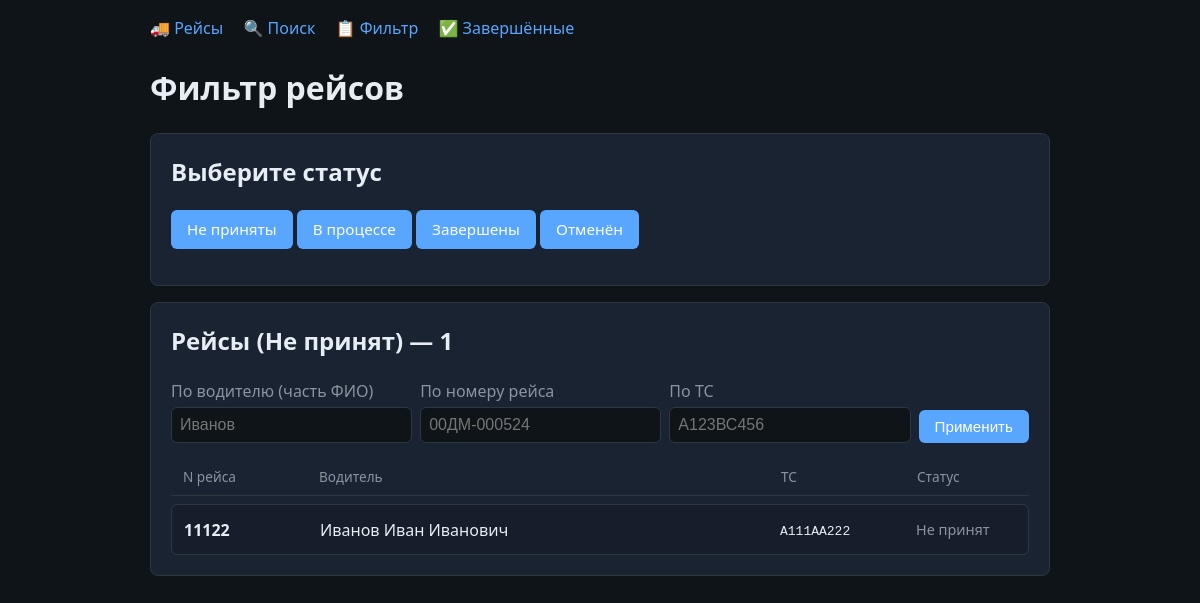
/admin/routes/filter?status=new, run on the app's committed database.
### tables this page shows
CREATE TABLE "Route" (
	"id"	TEXT,
	"tg_id"	INTEGER,
	"points"	TEXT,
	"status"	TEXT
, number_auto TEXT DEFAULT '', temperature TEXT DEFAULT '', dispatcher_contacts TEXT DEFAULT '', registration_number TEXT DEFAULT '', trailer_number TEXT DEFAULT '');

CREATE TABLE "Users" (
	"tg_id"	TEXT,
	"name"	TEXT,
	"phone"	TEXT,
	"role"	TEXT,
	"status"	TEXT
);

### api/admin_routes_web.py (the view)
@router.get("/routes/filter", response_class=HTMLResponse)
async def route_filter(request: Request, _=Depends(require_admin)):
    user_repo, route_repo = _get_repos()
    status = request.query_params.get("status", "").strip()
    driver = request.query_params.get("driver", "").strip()
    route_id = request.query_params.get("route_id", "").strip()
    number_auto = request.query_params.get("number_auto", "").strip().upper()
    status_text = STATUS_TEXTS.get(status, status)
    routes = []
    if status:
        routes = route_repo.get_routes_by_status(status)
        if driver and len(driver) >= 2:
            users = user_repo.search_drivers_by_name_part(driver, limit=15)
            tg_ids = {u.tg_id for u in users}
            routes = [r for r in routes if r.tg_id in tg_ids]
        if route_id:
            routes = [r for r in routes if r.id == route_id]
        if number_auto:
            routes = [r for r in routes if (r.number_auto or "").strip().upper() == number_auto]
    driver_names = {r.tg_id: get_driver_name(user_repo, r.tg_id) for r in routes}
    req_ctx = {"driver": driver, "route_id": route_id, "number_auto": number_auto}
    return templates.TemplateResponse(
        "route_filter.html",
        {
            "request": request,
            "status": status,
            "status_text": status_text,
            "routes": routes,
            "driver_names": driver_names,
            "status_texts": STATUS_TEXTS,
            "req_ctx": req_ctx,
        },
    )

### api/templates/route_filter.html (shortened to what this page needs)
{% extends "base.html" %}
{% block content %}
<h1>Фильтр рейсов</h1>
<div class="card">
    <h2>Выберите статус</h2>
    <p>
        <a href="/admin/routes/filter?status=new" class="btn">Не приняты</a>
        <a href="/admin/routes/filter?status=process" class="btn">В процессе</a>
        <a href="/admin/routes/filter?status=success" class="btn">Завершены</a>
        <a href="/admin/routes/filter?status=cancelled" class="btn">Отменён</a>
    </p>
</div>
{% if status and routes is defined %}
<div class="card">
    <h2>Рейсы ({{ status_text }}) — {{ routes|length }}</h2>
    <form method="get" action="/admin/routes/filter" style="margin-bottom: 1rem;">
        <div class="form-group" style="display: flex; gap: 0.5rem; align-items: flex-end;">
            <div style="flex: 1;">
                <label>По водителю (часть ФИО)</label>
                <input type="text" name="driver" placeholder="Иванов" value="{{ req_ctx.driver or '' }}">
            </div>
            <div style="flex: 1;">
                <label>По номеру рейса</label>
                <input type="text" name="route_id" placeholder="00ДМ-000524" value="{{ req_ctx.route_id or '' }}">
            </div>
            <div style="flex: 1;">
                <label>По ТС</label>
                <input type="text" name="number_auto" placeholder="А123ВС456" value="{{ req_ctx.number_auto or '' }}">
            </div>
            <div>
                <button type="submit" class="btn">Применить</button>
            </div>
        </div>
    </form>
    {% if routes %}
    <div class="route-cards">
        <div class="route-cards-header">
            <span>N рейса</span><span>Водитель</span><span>ТС</span><span>Статус</span>
        </div>
        {% for r in routes %}
        <a href="/admin/routes/{{ r.id }}" class="route-card">
            <span class="route-id">{{ r.id }}</span>
            <span>{{ driver_names.get(r.tg_id, 'Неизвестно') }}</span>
            <span><code>{{ r.number_auto or '—' }}</code></span>
            <span class="route-meta">{{ status_texts.get(r.status, r.status) }}</span>
        </a>
        {% endfor %}
    </div>
    {% else %}
    <p>Рейсы не найдены.</p>
    {% endif %}
</div>
{% endif %}
{% endblock %}

### api/templates/base.html (style rules this page uses)
:root { --bg: #0f1419; --bg-card: #1a2332; --text: #e6edf3; --text-muted: #8b949e; --accent: #58a6ff; --accent-hover: #79b8ff; --danger: #f85149; --success: #3fb950; --border: #30363d; }
* { box-sizing: border-box; }
body { font-family: 'Segoe UI', system-ui, sans-serif; background: var(--bg); color: var(--text); margin: 0; padding: 1rem; line-height: 1.5; }
a { color: var(--accent); text-decoration: none; }
.card { background: var(--bg-card); border: 1px solid var(--border); border-radius: 8px; padding: 1.25rem; margin-bottom: 1rem; }
h1, h2 { margin-top: 0; }
.btn { display: inline-block; padding: 0.5rem 1rem; background: var(--accent); color: #fff; border: none; border-radius: 6px; cursor: pointer; font-size: 0.95rem; }
.form-group { margin-bottom: 1rem; }
.form-group label { display: block; margin-bottom: 0.25rem; color: var(--text-muted); }
input, select, textarea { width: 100%; padding: 0.5rem; background: var(--bg); border: 1px solid var(--border); border-radius: 6px; color: var(--text); font-size: 1rem; }
.route-meta { font-size: 0.9rem; color: var(--text-muted); }
.route-cards { display: flex; flex-direction: column; gap: 0.5rem; }
.route-cards-header { display: grid; grid-template-columns: 120px 1fr 120px 100px; gap: 1rem; padding: 0.5rem 0.75rem; color: var(--text-muted); font-size: 0.85rem; border-bottom: 1px solid var(--border); }
.route-card { display: grid; grid-template-columns: 120px 1fr 120px 100px; gap: 1rem; align-items: center; padding: 0.75rem; background: rgba(0,0,0,0.15); border-radius: 6px; border: 1px solid var(--border); text-decoration: none; color: inherit; }
.route-card .route-id { font-weight: 600; }

### data on the page
Route: id "11122", number_auto "А111АА222", get "Не принят"
Users: get "Иванов Иван Иванович"

### other printed values
{{ status_text }} "Не принят"
{{ routes|length }} "1"
